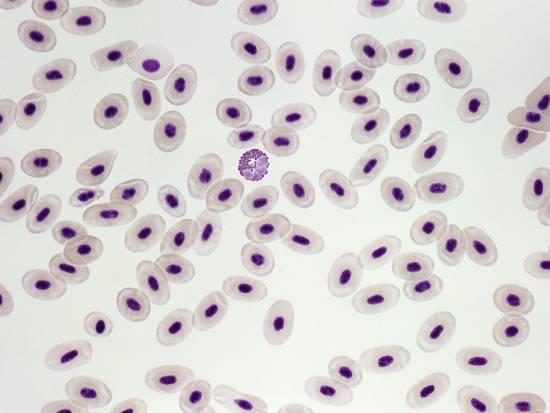
%> input picture Cells/cells1.jpg, 550 x 413 px
$ octave --eval "result = get_cells(imread('Cells/cells1.jpg'));"   (GNU Octave 9; MATLAB toolbox functions it lacks are replaced by stand-ins)
%> lines starting %> are read from the running program, lines starting %| are printed output that depends on the picture; in (x1, y1, x2, y2) boxes, pixels count from 0 and x2, y2 are one past the last pixel; in counts of white or black regions, pixels touching at a corner belong together; the program's own positions count from 1
function [nucleus, cytoplasm] = get_cells(I)
%   function get_cells returns two binary images - nucleus and cytoplasm.

im = rgb2gray(I);
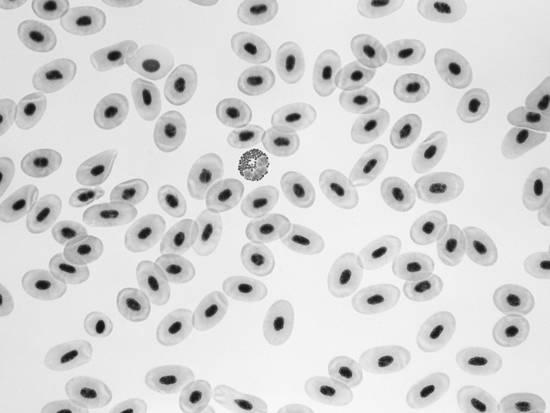
%> im: size 413x550 uint8; min 15, max 254, mean 212.7
im = imresize(im, [2000, 2000]);
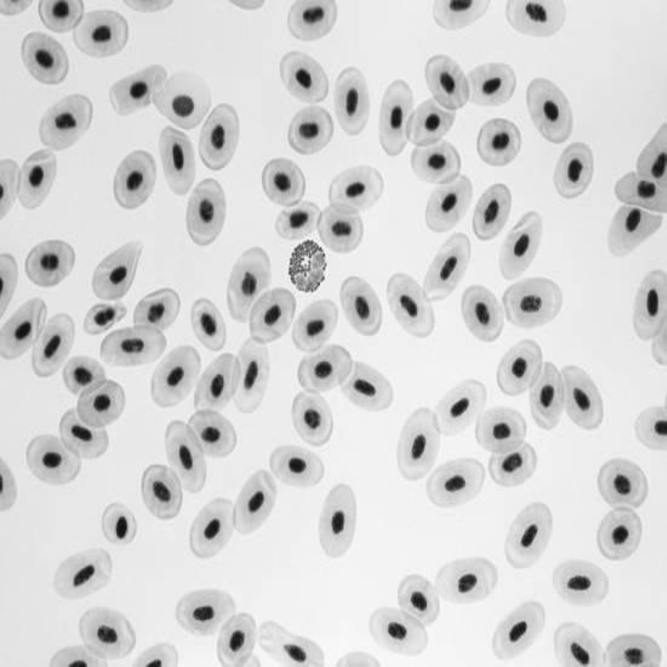
%> im: size 2000x2000 uint8 (shown at 1/3 size); min 15, max 255, mean 212.7

% Quantize image into 3 levels - background, cytoplasm and nucleus.
 for i= 1:5
    for j = 1:5
        im_p = im((400*i -399):(400*i), (400*j -399):(400*j));
        t = unique(multithresh(im_p, 2));
        im_p = imquantize(im_p, t);
        im_q((400*i-399):(400*i), (400*j-399):(400*j)) = im_p;
    end
 end
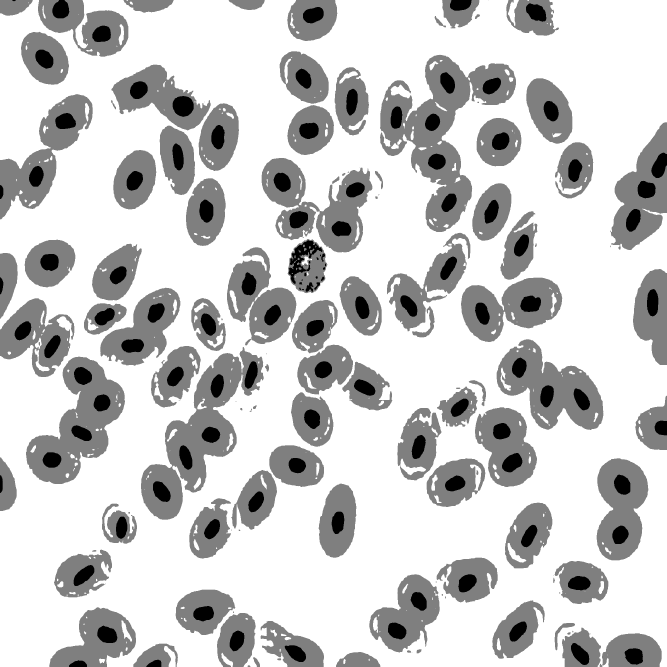
%> im_q: size 2000x2000 double (shown at 1/3 size); min 1, max 3, mean 2.58; drawn with min black and max white

nucleus = zeros(2000);
cytoplasm = zeros(2000);

nucleus(im_q == 1) = 1;
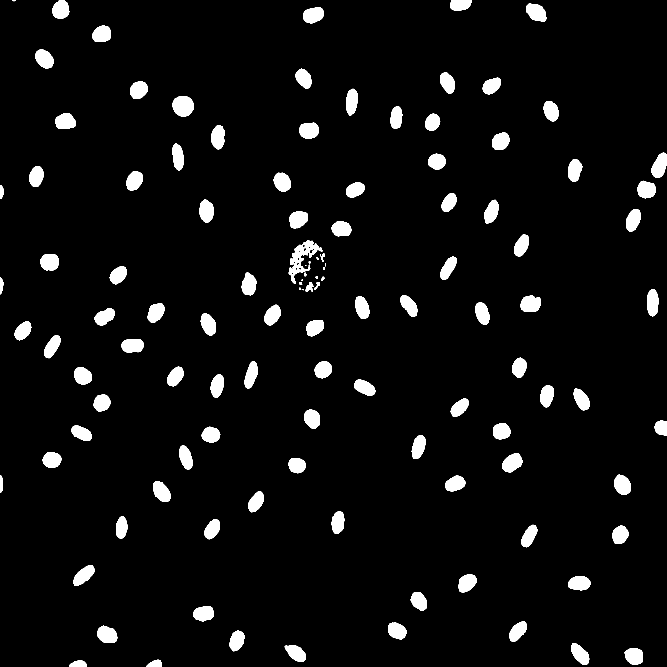
%> nucleus: size 2000x2000 double (shown at 1/3 size); values 0 (black) and 1 (white), 5.2% white; 117 white regions (4 under 20 px), largest, box (x1, y1, x2, y2) and area: (866, 721, 967, 852) 4192, (518, 288, 581, 351) 3104, (1506, 1359, 1567, 1417) 2445
cytoplasm(im_q == 2) = 1;
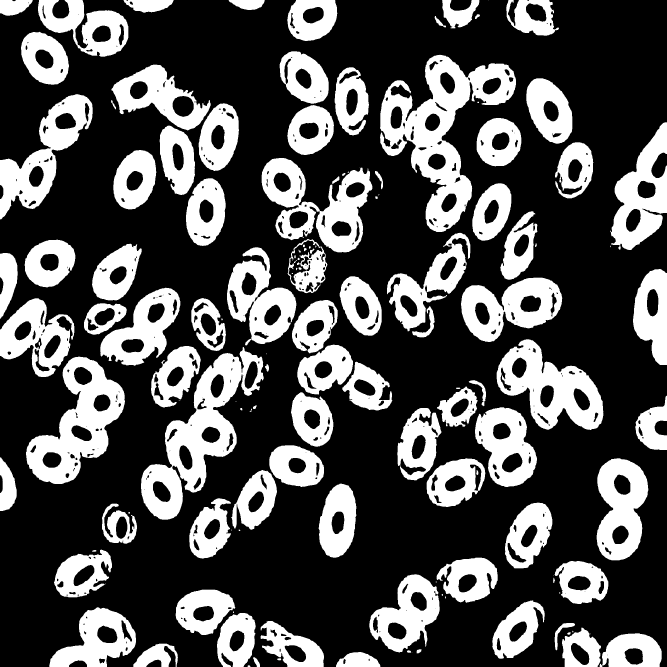
%> cytoplasm: size 2000x2000 double (shown at 1/3 size); values 0 (black) and 1 (white), 31.3% white; 138 white regions (27 under 20 px), largest, box (x1, y1, x2, y2) and area: (1140, 164, 1548, 696) 74613, (423, 1041, 791, 1559) 60058, (78, 1070, 375, 1452) 48520

$ run again, on Cells/cells2.jpg
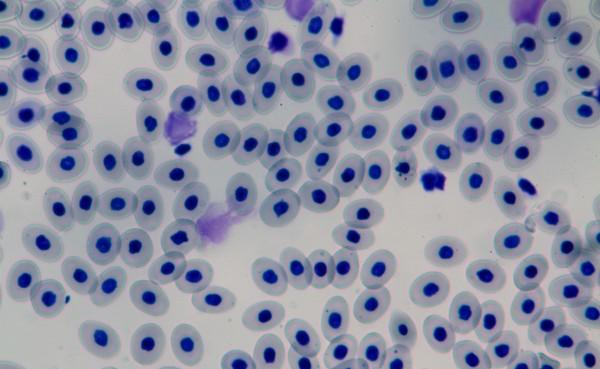
%> input picture Cells/cells2.jpg, 600 x 369 px
%> in get_cells, `nucleus(im_q == 1) = 1;`:
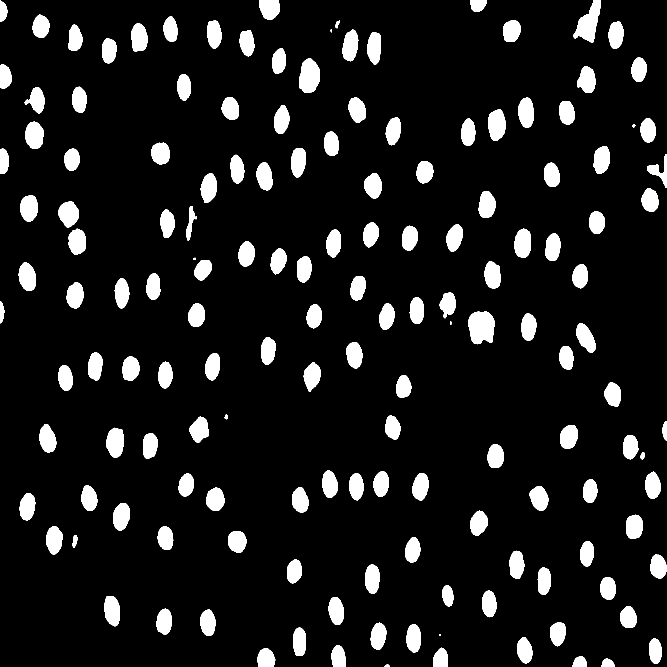
%> nucleus: size 2000x2000 double (shown at 1/3 size); values 0 (black) and 1 (white), 10% white; 154 white regions (1 under 20 px), largest, box (x1, y1, x2, y2) and area: (1405, 933, 1484, 1033) 6253, (1721, 0, 1803, 128) 5348, (898, 175, 960, 279) 4941
%> in get_cells, `cytoplasm(im_q == 2) = 1;`:
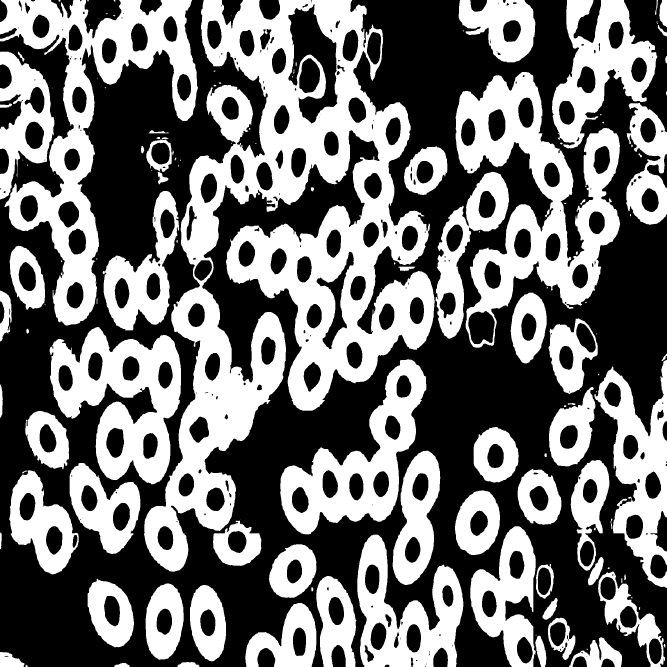
%> cytoplasm: size 2000x2000 double (shown at 1/3 size); values 0 (black) and 1 (white), 44.1% white; 138 white regions (44 under 20 px), largest, box (x1, y1, x2, y2) and area: (432, 0, 1304, 1715) 513072, (0, 0, 594, 977) 153051, (1367, 216, 1860, 1043) 146399

$ run again, on Cells/cells3.jpg
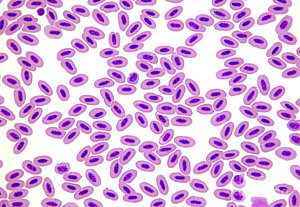
%> input picture Cells/cells3.jpg, 300 x 207 px
%> in get_cells, `nucleus(im_q == 1) = 1;`:
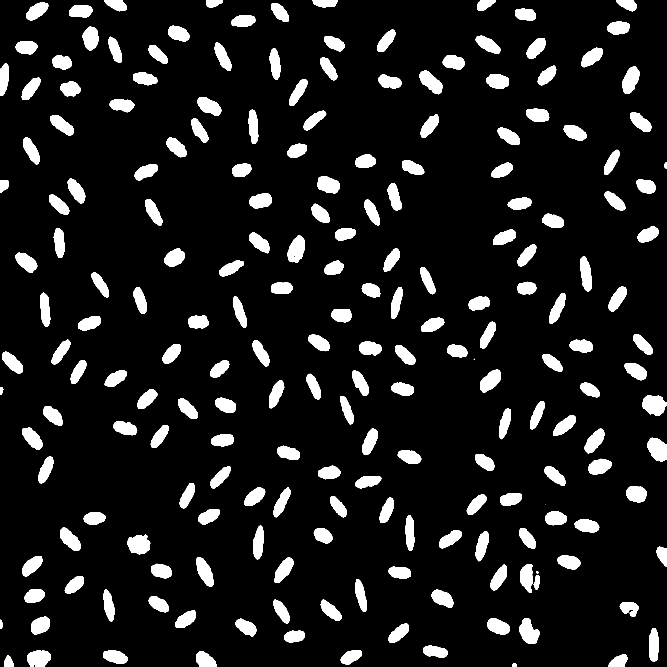
%> nucleus: size 2000x2000 double (shown at 1/3 size); values 0 (black) and 1 (white), 10.4% white; 206 white regions (2 under 20 px), largest, box (x1, y1, x2, y2) and area: (1928, 1186, 2000, 1248) 3264, (1941, 1313, 2000, 1384) 3077, (382, 1604, 451, 1663) 3058
%> in get_cells, `cytoplasm(im_q == 2) = 1;`:
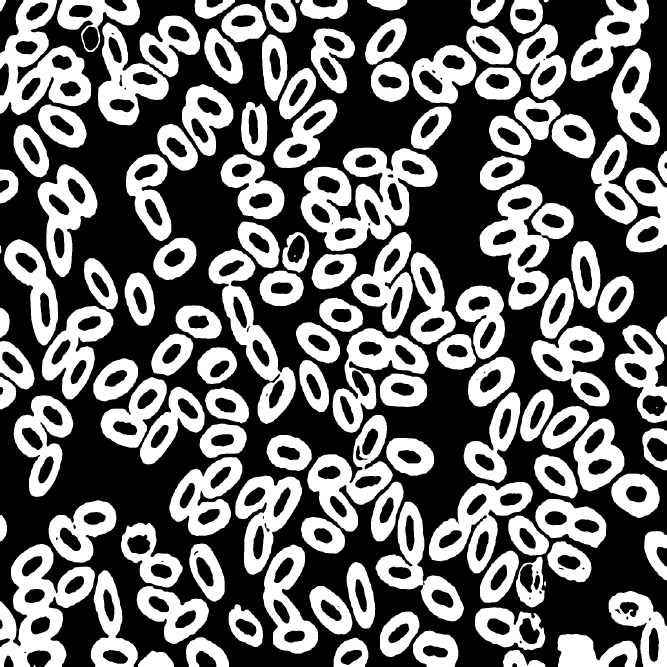
%> cytoplasm: size 2000x2000 double (shown at 1/3 size); values 0 (black) and 1 (white), 42% white; 132 white regions (2 under 20 px), largest, box (x1, y1, x2, y2) and area: (902, 443, 1313, 753) 59059, (0, 1632, 285, 2000) 48408, (0, 0, 274, 345) 43629

$ run again, on Cells/cells4.jpg
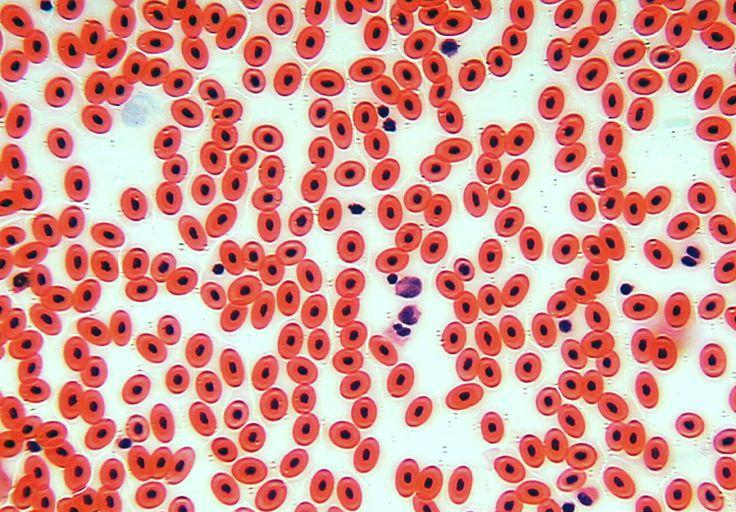
%> input picture Cells/cells4.jpg, 736 x 512 px
%> in get_cells, `nucleus(im_q == 1) = 1;`:
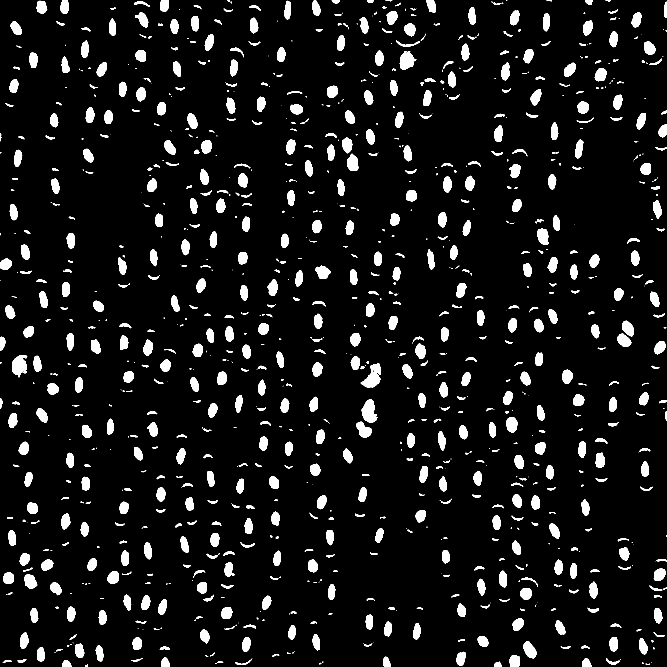
%> nucleus: size 2000x2000 double (shown at 1/3 size); values 0 (black) and 1 (white), 7.8% white; 1064 white regions (314 under 20 px), largest, box (x1, y1, x2, y2) and area: (1082, 1089, 1143, 1163) 2364, (1085, 1198, 1132, 1269) 2196, (36, 1065, 82, 1132) 2075
%> in get_cells, `cytoplasm(im_q == 2) = 1;`:
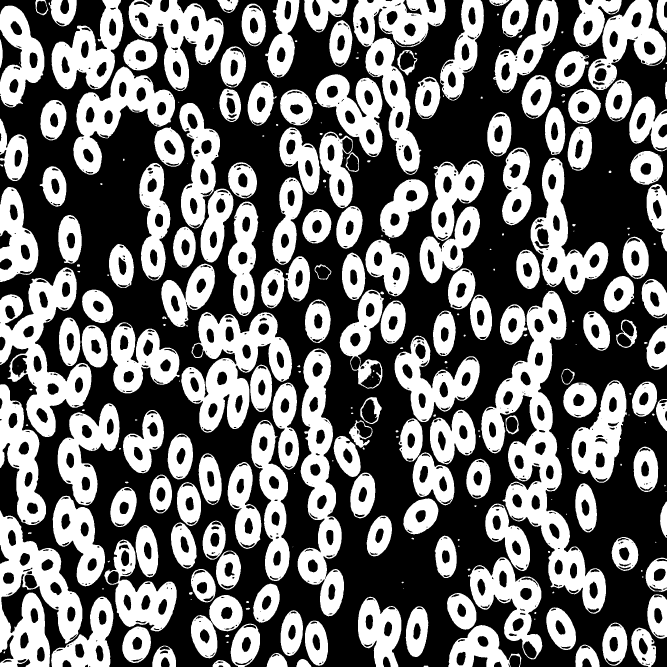
%> cytoplasm: size 2000x2000 double (shown at 1/3 size); values 0 (black) and 1 (white), 43.7% white; 284 white regions (51 under 20 px), largest, box (x1, y1, x2, y2) and area: (1444, 872, 1818, 1841) 91702, (0, 1531, 247, 2000) 54199, (543, 936, 876, 1298) 54079
